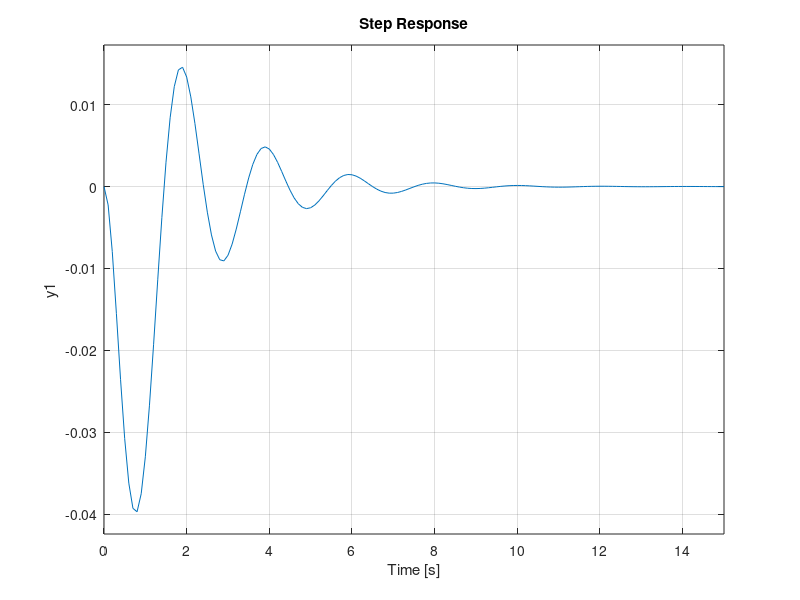

This chart was generated by the following MATLAB code:
%% C6_Ej3_Perturbacion -- Notas: sección 6.5 (error por perturbaciones)
% QUÉ HACE   Perturbación escalón de 0.5 sobre Gp = 1/((s+1)(s+2)), con referencia
%            nula: controlador P (K = 1, 10, 100) y PI; perturbación a la entrada y
%            a la salida del proceso.
% OBSERVE    Subir K reduce el error pero no lo anula; el integrador del controlador sí.
% ESPERADO   Entrada: e = -0.5/(2 + K): -0.167, -0.042, -0.0049. Salida: el doble.
%            PI con K = 10: estable para 0 < Ki < 36, error nulo.
% EXPLORE    Ponga el integrador en la planta en lugar del controlador: ¿se anula?
clear; close all; clc;
if ~exist('constantesError', 'file'), addpath(fullfile(fileparts(mfilename('fullpath')), '..', 'comun')); end
s = tf('s');  Gp = 1/((s+1)*(s+2));

% [ini:proporcional]
for K = [1 10 100]
    Ted = -feedback(Gp, K);                     % E/D con D a la entrada (R = 0)
    Tes = -feedback(1, K*Gp);                   % E/D con D a la salida
    fprintf('K = %3d: entrada %8.4f   salida %8.4f\n', K, 0.5*dcgain(Ted), 0.5*dcgain(Tes));
end
% [fin:proporcional]

% [ini:pi]
K = 10;  Ki = 18;                               % 0 < Ki < 36 (Routh de s^3+3s^2+12s+Ki)
Gc = K + Ki/s;
Ted = -feedback(Gp, Gc);
0.5*dcgain(Ted)                                 % 0: el integrador en Gc anula el error
step(0.5*Ted, 15); grid on;
% [fin:pi]
